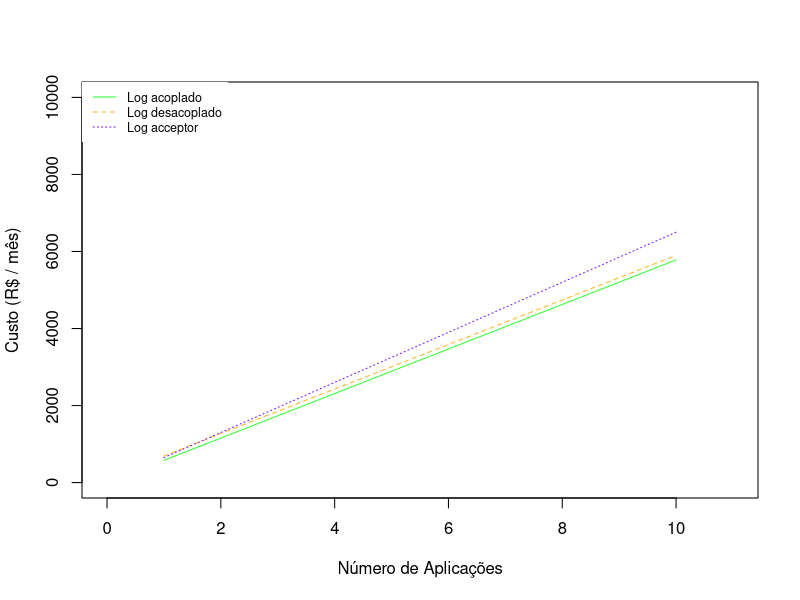
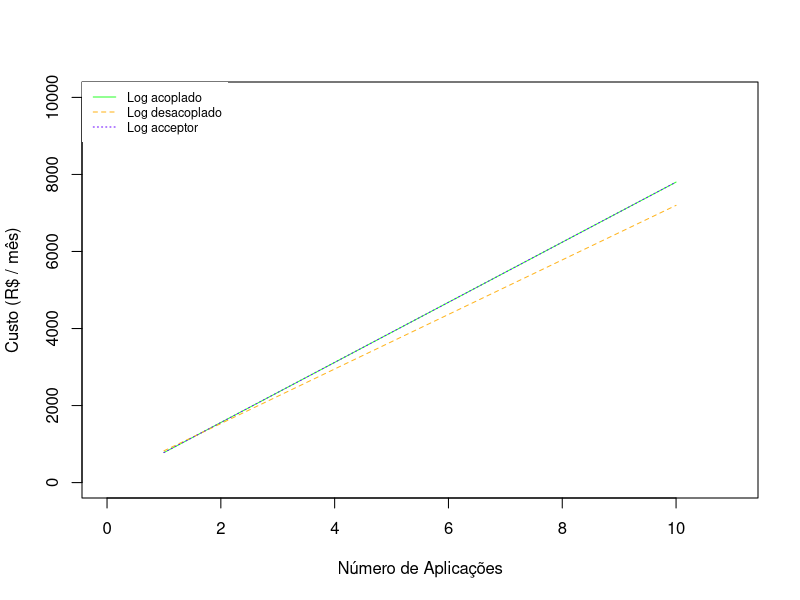
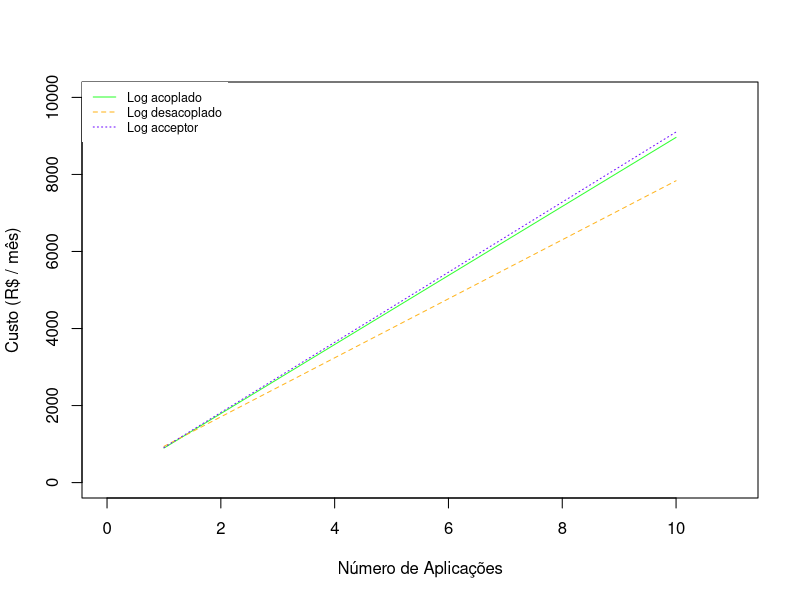

Reproduce these figures in R, in order.
# name
# sem_throughputReplica (avg)(kCommands/s)
# sem_throughputReplica (med)(kCommands/s)
# sem_throughputReplica (p95)(kCommands/s)
# sem_latency (avg)(ms)
# sem_latency (med)(ms)
# sem_latency (p95)(ms)
# cou_throughputReplica (avg)(kCommands/s)
# cou_throughputReplica (med)(kCommands/s)
# cou_throughputReplica (p95)(kCommands/s)
# cou_latency (avg)(ms)
# cou_latency (med)(ms)
# cou_latency (med)(ms)
# dec_throughputReplica (avg)(kCommands/s)
# dec_throughputReplica (med)(kCommands/s)
# dec_throughputReplica (p95)(kCommands/s)
# dec_latency (avg)(ms)
# dec_latency (med)(ms)
# dec_latency (p95)(ms)
#


title_same <- "Mesmo quantidade"
csv_same <- "1,578.15,694.21,650.15
2,1156.30,1272.36,1300.30
3,1734.45,1850.51,1950.45
4,2312.60,2428.66,2600.60
5,2890.75,3006.81,3250.75
6,3468.90,3584.96,3900.90
7,4047.05,4163.11,4551.05
8,4625.20,4741.26,5201.20
9,5203.35,5319.41,5851.35
10,5781.50,5897.56,6501.50"

title_replica <- "Mais réplicas"
csv_replica <- "1,780.18,824.24,780.18
2,1560.36,1532.42,1560.36
3,2340.54,2240.60,2340.54
4,3120.72,2948.78,3120.72
5,3900.90,3656.96,3900.90
6,4681.08,4365.14,4681.08
7,5461.26,5073.32,5461.26
8,6241.44,5781.50,6241.44
9,7021.62,6489.68,7021.62
10,7801.80,7197.86,7801.80"

title_log <- "Mais log"
csv_log <- "1,896.24,940.30,910.21
2,1792.48,1706.51,1820.42
3,2688.72,2472.72,2730.63
4,3584.96,3238.93,3640.84
5,4481.20,4005.14,4551.05
6,5377.44,4771.35,5461.26
7,6273.68,5537.56,6371.47
8,7169.92,6303.77,7281.68
9,8066.16,7069.98,8191.89
10,8962.40,7836.19,9102.10"

dat_same <-read.csv(text=csv_same, header=FALSE)
dat_replica <-read.csv(text=csv_replica, header=FALSE)
dat_log <-read.csv(text=csv_log, header=FALSE)

dataframe_same <- data.frame(dat_same)
dataframe_replica <- data.frame(dat_replica)
dataframe_log <- data.frame(dat_log)

lst_same = list() 
for(i in 1:ncol(dataframe_same)) {     
  lst_same[[i]] <- dataframe_same[ , i]   
}

lst_replica = list() 
for(i in 1:ncol(dataframe_replica)) {     
  lst_replica[[i]] <- dataframe_replica[ , i]   
}

lst_log = list() 
for(i in 1:ncol(dataframe_log)) {     
  lst_log[[i]] <- dataframe_log[ , i]   
}

#labels
xl <- "Número de Aplicações"
yl <- "Custo (R$ / mês)"

logger_limit = c(15.41)
#ranges 
max_x=11
max_y=10000

#colors
color1 <- "#33ff33";
color2 <- "#ffb521";
color3 <- "#7111ff";

# Plot I/O-bound graph

names = c("Log acoplado", "Log desacoplado", "Log acceptor")

cairo_pdf("price_same.pdf", height = 3.5, width = 4.5)
par(family = 'sans')

plot(x=lst_same[[1]], y=lst_same[[2]], type='l', col=color1, pch=20, xlim=c(0,max_x), ylim=c(0,max_y), ylab=yl, xlab=xl, main='' ) 
lines(x=lst_same[[1]], y=lst_same[[3]], type='l', lty=2, col=color2, pch=21)
lines(x=lst_same[[1]], y=lst_same[[4]], type='l', lty=3, col=color3, pch=22)
legend("topleft", legend = names, col = c(color1, color2, color3), lty = c(1,2,3), box.lty=0, cex = 0.75)

dev.off()   # Save the file.

########
cairo_pdf("price_replica.pdf", height = 4, width = 4.5)
par(family = 'sans')

plot(x=lst_replica[[1]], y=lst_replica[[2]], type='l', col=color1, pch=20, xlim=c(0,max_x), ylim=c(0,max_y), ylab=yl, xlab=xl, main='' ) 
lines(x=lst_replica[[1]], y=lst_replica[[3]], type='l', lty=2, col=color2, pch=21)
lines(x=lst_replica[[1]], y=lst_replica[[4]], type='l', lty=3, col=color3, pch=21)
legend("topleft", legend = names, col = c(color1, color2, color3), lty = c(1,2,3), box.lty=0, cex = 0.75)

dev.off()   # Save the file.


########
cairo_pdf("price_log.pdf", height = 4, width = 4.5)
par(family = 'sans')

plot(x=lst_log[[1]], y=lst_log[[2]], type='l', col=color1, pch=20, xlim=c(0,max_x), ylim=c(0,max_y), ylab=yl, xlab=xl, main='' ) 
lines(x=lst_log[[1]], y=lst_log[[3]], type='l', lty=2, col=color2, pch=21)
lines(x=lst_log[[1]], y=lst_log[[4]], type='l', lty=3, col=color3, pch=21)
legend("topleft", legend = names, col = c(color1, color2, color3), lty = c(1,2,3), box.lty=0, cex = 0.75)

dev.off()   # Save the file.
